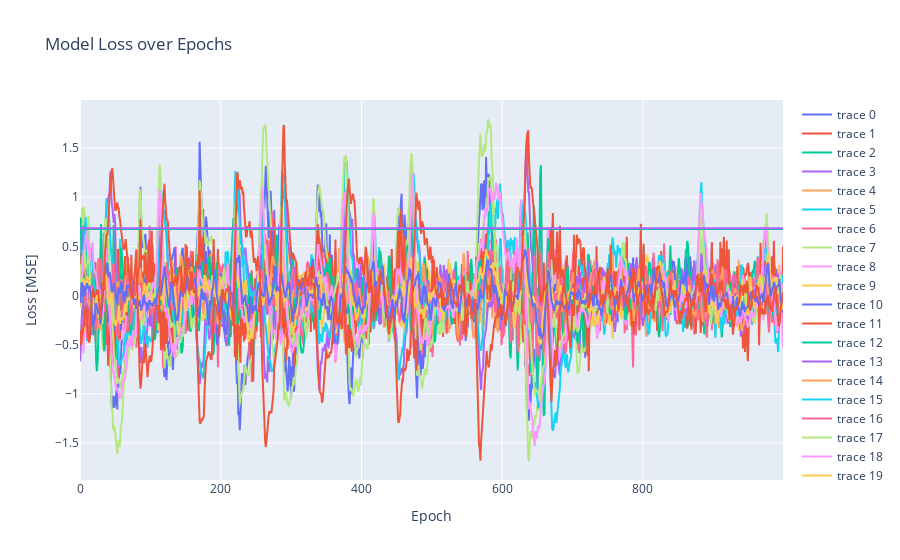

Notebook code cell kept with this figure:
### Markdown cell above
### 5.4 Visualize Reconstruction

### Code cell
a = np.transpose(X_train_normalized, (0,2,1))
data = []
for i in a[0]:
    data.append(
        go.Scatter(y=i)
    )

fig = go.Figure(
    data = data,
    layout = {"yaxis": {"title": "Loss [MSE]"}, "xaxis": {"title": "Epoch"}, "title": "Model Loss over Epochs"}
)

fig.show()

### Figure 1 — Plotly figure (JSON) as saved in the notebook; plotly's stock layout.template omitted (floating-point values rounded to 4 significant figures; data arrays with more than 128 entries replaced by an {"elided": "..."} marker saying what was removed)
{"data": [{"type": "scatter", "y": {"elided": "1000 float values"}}, {"type": "scatter", "y": {"elided": "1000 float values"}}, {"type": "scatter", "y": {"elided": "1000 float values"}}, {"type": "scatter", "y": {"elided": "1000 float values"}}, {"type": "scatter", "y": {"elided": "1000 float values"}}, {"type": "scatter", "y": {"elided": "1000 float values"}}, {"type": "scatter", "y": {"elided": "1000 float values"}}, {"type": "scatter", "y": {"elided": "1000 float values"}}, {"type": "scatter", "y": {"elided": "1000 float values"}}, {"type": "scatter", "y": {"elided": "1000 float values"}}, {"type": "scatter", "y": {"elided": "1000 float values"}}, {"type": "scatter", "y": {"elided": "1000 float values"}}, {"type": "scatter", "y": {"elided": "1000 float values"}}, {"type": "scatter", "y": {"elided": "1000 float values"}}, {"type": "scatter", "y": {"elided": "1000 float values"}}, {"type": "scatter", "y": {"elided": "1000 float values"}}, {"type": "scatter", "y": {"elided": "1000 float values"}}, {"type": "scatter", "y": {"elided": "1000 float values"}}, {"type": "scatter", "y": {"elided": "1000 float values"}}, {"type": "scatter", "y": {"elided": "1000 float values"}}, {"type": "scatter", "y": {"elided": "1000 float values"}}, {"type": "scatter", "y": {"elided": "1000 float values"}}, {"type": "scatter", "y": {"elided": "1000 float values"}}, {"type": "scatter", "y": {"elided": "1000 float values"}}], "layout": {"title": {"text": "Model Loss over Epochs"}, "xaxis": {"title": {"text": "Epoch"}}, "yaxis": {"title": {"text": "Loss [MSE]"}}}}
